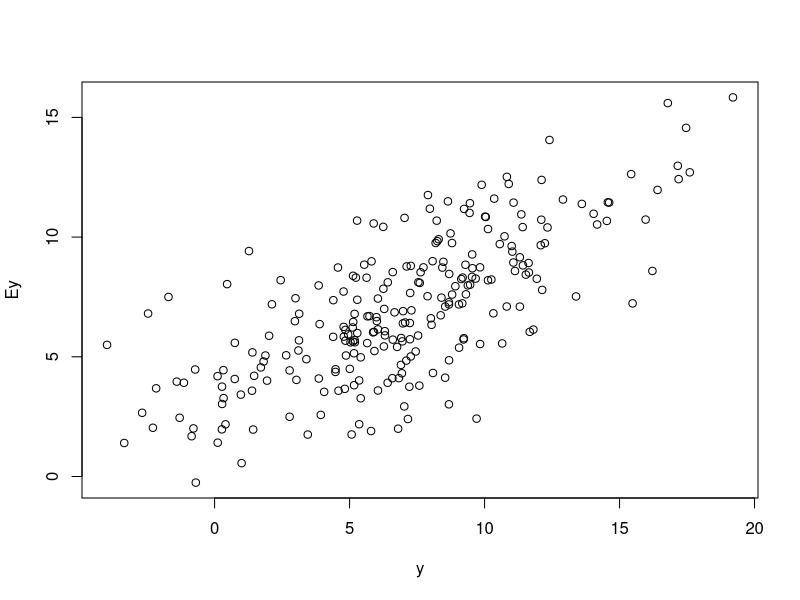

Recreate this plot in R. (Note: this script raises an error after producing the figure.)
# --------------------------------------------
# Regression with categorical variables: example with penalized regression
rm(list = ls())
# --------------------------------------------
# Simulate some data:
n = 250 # sample size
SNR = 1 # signal-to-noise ratio

# Categorical variable:
groups_1 = c("Asian", "Hisp", "NHB", "NHW") # groups
pi_1 = c(0.10, 0.40, 0.10, 0.40) # for simplicity, assume symmetry
K_1 = length(groups_1)

# Simulate the covariates:
k_1 = factor(sample(groups_1,
                       size  = n, replace = TRUE,
                       prob  = pi_1),
                levels = c("NHW", "Asian", "Hisp", "NHB")) # force NHW as baseline

# Continuous variables:
x1 = rnorm(n = n, mean = rnorm(1, sd=2), sd = 1)
x2 = rnorm(n = n, mean = rnorm(1, sd=2), sd = 1)
x3 = rnorm(n = n, mean = rnorm(1, sd=2), sd = 1)
x4 = rnorm(n = n, mean = rnorm(1, sd=2), sd = 1)
x5 = rnorm(n = n, mean = rnorm(1, sd=2), sd = 1)
x6 = rnorm(n = n, mean = rnorm(1, sd=2), sd = 1)
x7 = rnorm(n = n, mean = rnorm(1, sd=2), sd = 1)
x8 = rnorm(n = n, mean = rnorm(1, sd=2), sd = 1)
x9 = rnorm(n = n, mean = rnorm(1, sd=2), sd = 1)
x10 = rnorm(n = n, mean = rnorm(1, sd=2), sd = 1)

# Force some to be dependent on the categorical variable:
for(klev in levels(k_1)) x3[k_1 == klev] = rnorm(n = sum(k_1 == klev), mean = rnorm(1, sd=2), sd = 1)
for(klev in levels(k_1)) x7[k_1 == klev] = rnorm(n = sum(k_1 == klev), mean = rnorm(1, sd=2), sd = 1)

# Expected response:
Ey = 1 +
  1*x1 +
  -1*x2 +
  1*x3 +
  1*x4 +
  1*x5 +
  1*I(k_1 == "NHW") + -1*I(k_1 == "Hisp") + 1*I(k_1 == "Asian") + -1*I(k_1 == "NHB") +
  -0.5*x1*I(k_1 == "NHW") + 0.5*x1*I(k_1 == "Hisp") + -0.5*x1*I(k_1 == "Asian") + 0.5*x1*I(k_1 == "NHB") +
  -0.5*x3*I(k_1 == "NHW") + 0.5*x3*I(k_1 == "Hisp") + -0.5*x3*I(k_1 == "Asian") + 0.5*x3*I(k_1 == "NHB")

# Observed data:
y  = Ey + sd(Ey)/sqrt(SNR)*rnorm(n=n)

plot(y, Ey) # shows the strength of the signal in the data
# --------------------------------------------
# data frame of the variables:
dat = data.frame(y, x1, x2, x3, x4, x5, x6, x7, x8, x9, x10, k_1)

# Formula statement:
f0 = formula(y ~ (x1 + x2 + x3 + x4 + x5 + x6 + x7 + x8 + x9 + x10)*k_1)
# --------------------------------------------
# LASSO ESTIMATORS
# --------------------------------------------
# Lasso estimator w/ ABCs:
fit_lasso_cv = cv.penlm(formula = f0,
                        data = dat,
                        type = 'lasso', K = 10, plot = TRUE)
# Coefficients along the lambda path, and the lambda path:
beta_path_lasso = coef(fit_lasso_cv)
lambda_path_lasso = fit_lasso_cv$lambda_path

# 1-se rule:
beta_hat_lasso = beta_path_lasso[,fit_lasso_cv$ind.1se]
# --------------------------------------------
# Lasso estimator for overparametrized model:
X = getFullDesign(formula = f0,
                  data = dat)
fit_lasso_full = cv.glmnet(x = X[,-1],
                           y = y,
                           family ="gaussian", alpha = 1)
# Coefficients along the lambda path, and the lambda path:
beta_path_full_lasso = coef(fit_lasso_full$glmnet.fit)
lambda_path_full_lasso = fit_lasso_full$lambda

# 1-se rule:
beta_hat_full_lasso = coef(fit_lasso_full,
                           fit_lasso_full$lambda.1se)
# --------------------------------------------
# Using the "incorrect" baseline:
X0 = X[,-grep('NHW', colnames(X))] # remove all NHW terms
fit_lasso_base = cv.glmnet(x = X0[,-1],
                           y = y,
                           family ="gaussian", alpha = 1)
# Coefficients along the lambda path, and the lambda path:
lambda_path_base_lasso = fit_lasso_base$lambda
beta_path_base_lasso = matrix(0, ncol(X), length(lambda_path_base_lasso))
beta_path_base_lasso[match(colnames(X0), colnames(X)),] = as.matrix(coef(fit_lasso_base$glmnet.fit))

# 1-se rule:
beta_hat_base_lasso = rep(0, ncol(X))
beta_hat_base_lasso[match(colnames(X0), colnames(X))] = as.numeric(coef(fit_lasso_base, fit_lasso_base$lambda.1se))
# --------------------------------------------
# Plot the coefficient paths:
# --------------------------------------------
xnames = row.names(beta_path_lasso)
sub_ind = c(match("x1", xnames),
  grep("x1:", xnames))

# Plot the results: ABCs
plot(log(lambda_path_lasso), beta_path_lasso[sub_ind[1],], type='n',
     ylim = range(beta_path_lasso[sub_ind,]),
     xlim = range(log(lambda_path_lasso), log(lambda_path_lasso) - 1.5),
     xlab = 'log(lambda)', ylab = 'Coefficients', main = paste('Lasso paths with ABCs:\n', paste(xnames[sub_ind], collapse = ', ')))
abline(h = 0, lty =6)
for(j in 1:length(sub_ind)){
  lines(log(lambda_path_lasso), beta_path_lasso[sub_ind[j],], lwd=3, col = j)
  text(log(lambda_path_lasso[length(lambda_path_lasso)]) - 1,
       beta_path_lasso[sub_ind[j],length(lambda_path_lasso)], xnames[sub_ind[j]])
}
abline(v = log(fit_lasso_cv$lambda.min))
abline(v = log(fit_lasso_cv$lambda.1se), lty=6)

# Plot the results: overparametrized model
plot(log(lambda_path_full_lasso), beta_path_full_lasso[sub_ind[1],], type='n',
     ylim = range(beta_path_full_lasso[sub_ind,]),
     xlim = range(log(lambda_path_full_lasso), log(lambda_path_full_lasso) - 1.5),
     xlab = 'log(lambda)', ylab = 'Coefficients', main = paste('Lasso path with overparametrized model:\n', paste(xnames[sub_ind], collapse = ', ')))
abline(h = 0, lty =6)
for(j in 1:length(sub_ind)){
  lines(log(lambda_path_full_lasso), beta_path_full_lasso[sub_ind[j],], lwd=3, col = j)
  text(log(lambda_path_full_lasso[length(lambda_path_full_lasso)]) - 1,
       beta_path_full_lasso[sub_ind[j],length(lambda_path_full_lasso)], xnames[sub_ind[j]])
}
abline(v = log(fit_lasso_full$lambda.min))
abline(v = log(fit_lasso_full$lambda.1se), lty=6)

# Plot the results: baseline model
plot(log(lambda_path_base_lasso), beta_path_base_lasso[sub_ind[1],], type='n',
     ylim = range(beta_path_base_lasso[sub_ind,]),
     xlim = range(log(lambda_path_base_lasso), log(lambda_path_base_lasso) - 1.5),
     xlab = 'log(lambda)', ylab = 'Coefficients', main = paste('Lasso path with baseline model:\n', paste(xnames[sub_ind], collapse = ', ')))
abline(h = 0, lty =6)
for(j in 1:length(sub_ind)){
  lines(log(lambda_path_base_lasso), beta_path_base_lasso[sub_ind[j],], lwd=3, col = j)
  text(log(lambda_path_base_lasso[length(lambda_path_base_lasso)]) - 1,
       beta_path_base_lasso[sub_ind[j],length(lambda_path_base_lasso)], xnames[sub_ind[j]])
}
abline(v = log(fit_lasso_base$lambda.min))
abline(v = log(fit_lasso_base$lambda.1se), lty=6)

# --------------------------------------------
# Plot the coefficient paths for the *group-specific* slopes
# --------------------------------------------
x = "x1";

# Select the coefficients you want:
beta_path = beta_path_lasso; lambda_path = lambda_path_lasso; lambda.min = fit_lasso_cv$lambda.min; lambda.1se = fit_lasso_cv$lambda.1se; method = 'ABCs'
#beta_path = beta_path_full_lasso; lambda_path = lambda_path_full_lasso; lambda.min = fit_lasso_full$lambda.min; lambda.1se = fit_lasso_full$lambda.1se; method = 'overparametrized model'
#beta_path = beta_path_base_lasso; lambda_path = lambda_path_base_lasso; lambda.min = fit_lasso_base$lambda.min; lambda.1se = fit_lasso_base$lambda.1se; method = 'baseline model'

sub_x = match(x, xnames)
sub_ind = grep(paste(x, ":", sep=''), xnames)
beta_x = beta_path[sub_x,]
beta_group = t(apply(beta_path[sub_ind,], 1, function(b) b + beta_x))

# Plot the results: ABCs
plot(log(lambda_path), beta_group[1,], type='n',
     ylim = range(beta_group),
     xlim = range(log(lambda_path), log(lambda_path) - 1.5),
     xlab = 'log(lambda)', ylab = 'Coefficients', main = paste('Lasso paths with', method,'\n', paste(xnames[sub_ind], collapse = ', ')))
abline(h = 0, lty =6)
for(j in 1:length(sub_ind)){
  lines(log(lambda_path), beta_group[j,], lwd=3, col = j+1)
  text(log(lambda_path[length(lambda_path)]) - 1,
       beta_group[j,length(lambda_path)], xnames[sub_ind[j]])
}
abline(v = log(lambda.min))
abline(v = log(lambda.1se), lty=6)
# --------------------------------------------
# Selected variables:
# --------------------------------------------
# Estimates:
sqrt(mean((Ey - X%*%beta_hat_lasso)^2))
sqrt(mean((Ey - X%*%as.numeric(beta_hat_full_lasso))^2))
sqrt(mean((Ey - X%*%beta_hat_base_lasso)^2))

print('ABC:'); sum(beta_hat_lasso!=0); names(which(beta_hat_lasso!=0));
print('overparametrized:'); sum(beta_hat_full_lasso!=0); colnames(X)[which(as.numeric(beta_hat_full_lasso)!=0)];
print('baseline:'); sum(beta_hat_base_lasso!=0); colnames(X)[which(as.numeric(beta_hat_full_lasso)!=0)]
